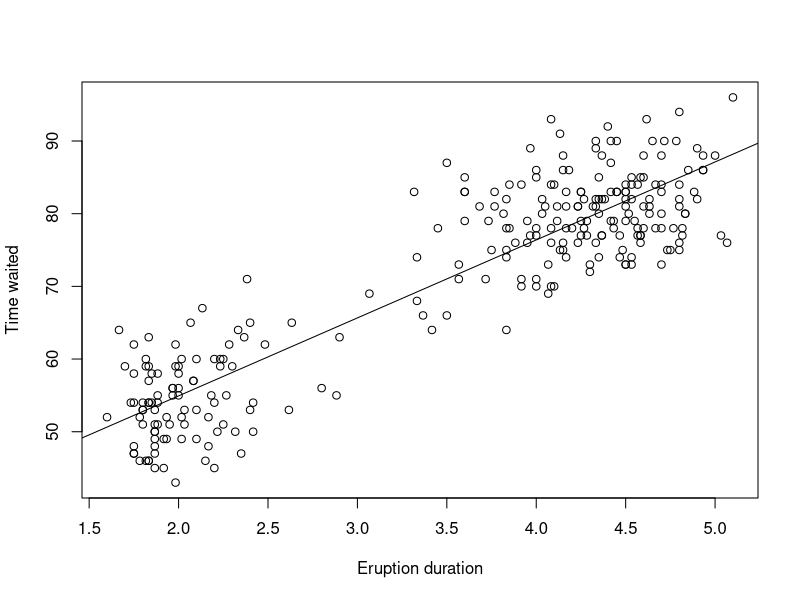
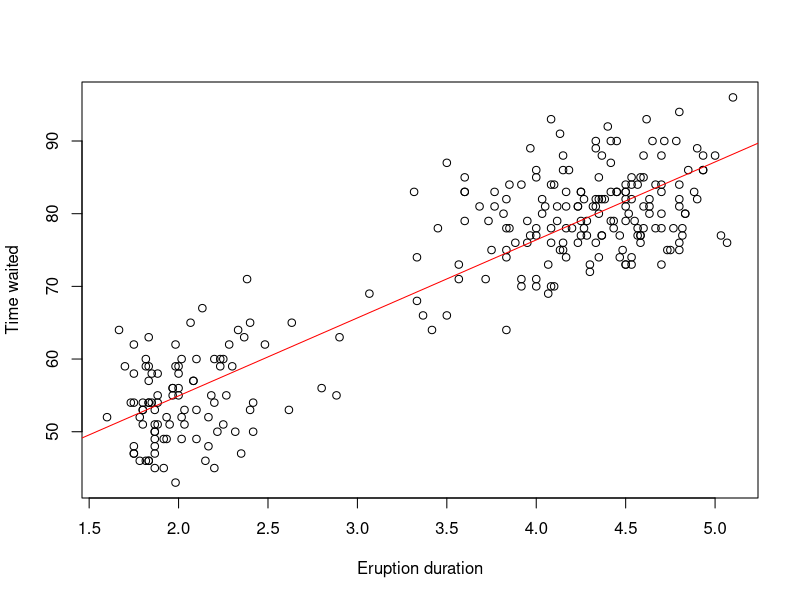
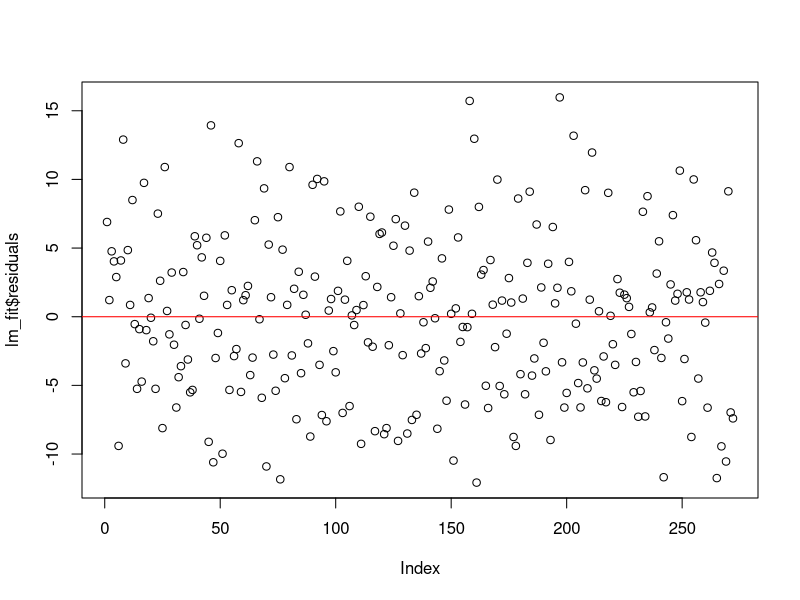
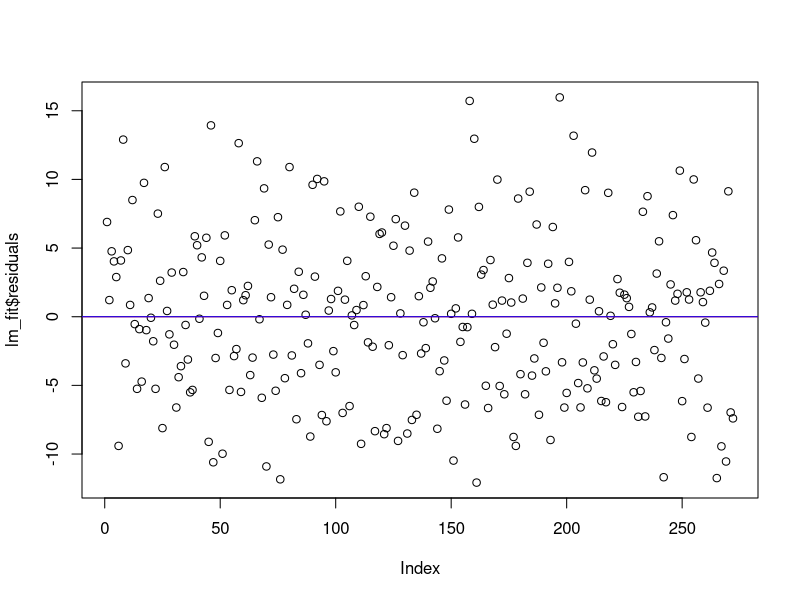
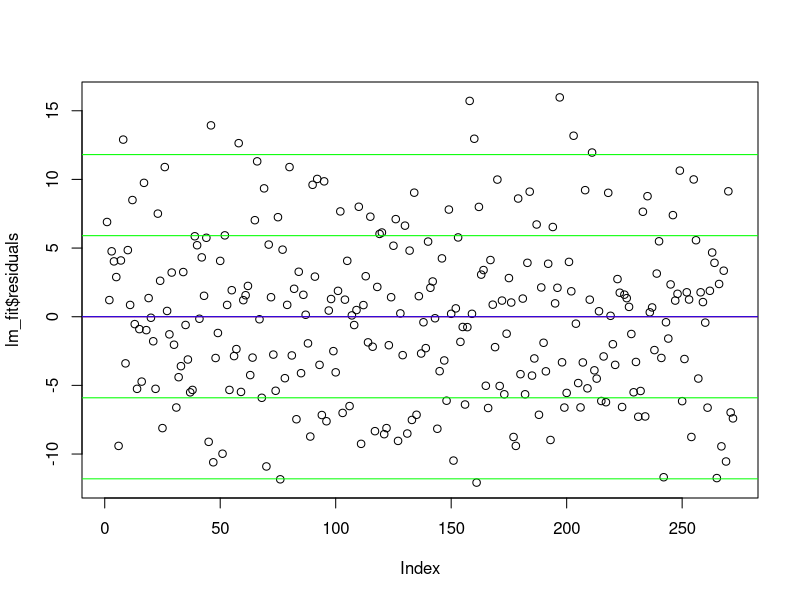
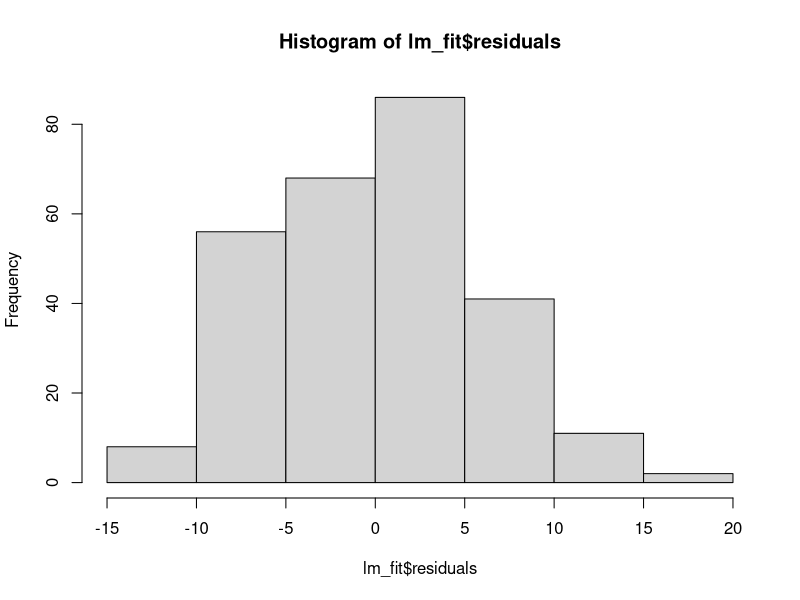
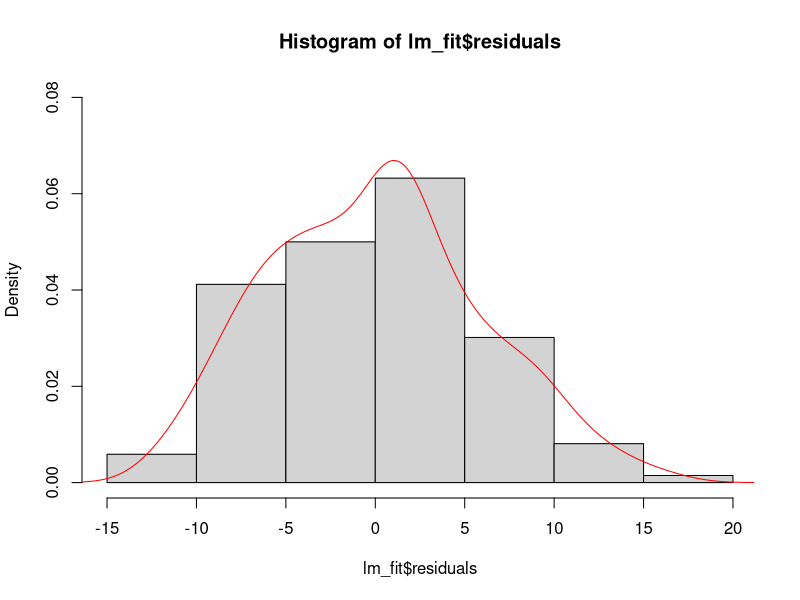
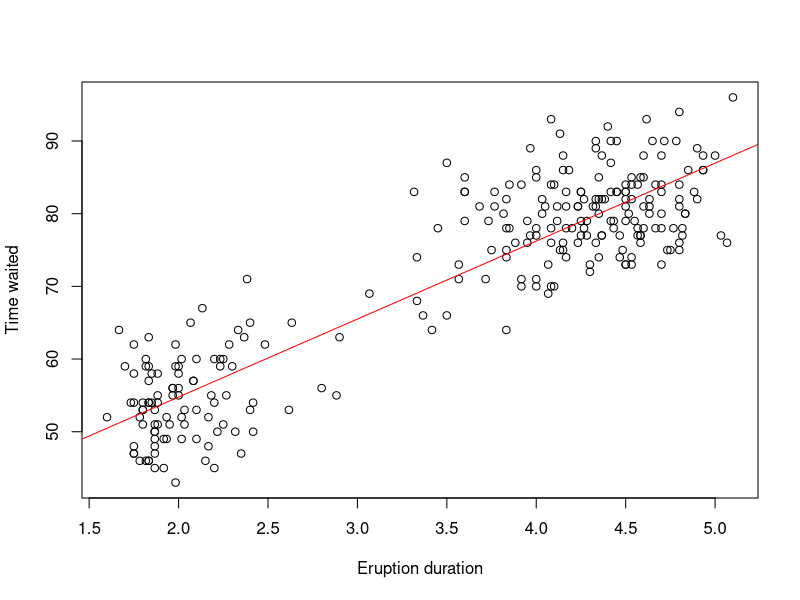

The R source for these figures, in order:
# the eruption durations
duration = faithful$eruptions
# the waiting interval
waiting = faithful$waiting

plot(duration, waiting, xlab="Eruption duration", ylab="Time waited")
abline(lm(waiting ~ duration))

############################################################
lm_fit = lm(waiting ~ duration)

plot(duration, waiting, xlab="Eruption duration", ylab="Time waited")
abline(lm_fit,col="red")

View(lm_fit)

plot(lm_fit$residuals)
abline(h=0.0,col="red")

lm_mean = mean(lm_fit$residuals)

plot(lm_fit$residuals)
abline(h=0.0,col="red")
abline(h=lm_mean,col="blue")

lm_sd = sd(lm_fit$residuals)

plot(lm_fit$residuals)
abline(h=0.0,col="red")
abline(h=lm_mean,col="blue")
abline(h=lm_mean+lm_sd,col="green")
abline(h=lm_mean-lm_sd,col="green")
abline(h=lm_mean+2*lm_sd,col="green")
abline(h=lm_mean-2*lm_sd,col="green")

hist(lm_fit$residuals)

hist(lm_fit$residuals, probability = TRUE, ylim=c(0.00,0.08))
lines(density(lm_fit$residuals),col="red")

#######################################
library(MASS)

lm01_fit = rlm(waiting ~ duration)

plot(duration, waiting, xlab="Eruption duration", ylab="Time waited")
abline(lm01_fit,col="red")

View(lm01_fit)

plot(lm01_fit$residuals)
abline(h=0.0,col="red")

lm01_mean = mean(lm01_fit$residuals)

plot(lm01_fit$residuals)
abline(h=0.0,col="red")
abline(h=lm01_mean,col="blue")

lm01_sd = sd(lm01_fit$residuals)

plot(lm01_fit$residuals)
abline(h=0.0,col="red")
abline(h=lm01_mean,col="blue")
abline(h=lm01_mean+lm_sd,col="green")
abline(h=lm01_mean-lm_sd,col="green")

hist(lm01_fit$residuals)

hist(lm01_fit$residuals, probability = TRUE, ylim=c(0.00,0.08))
lines(density(lm01_fit$residuals),col="red")

###############################################

plot(density(lm01_fit$residuals))
lines(density(lm_fit$residuals),col="red")
